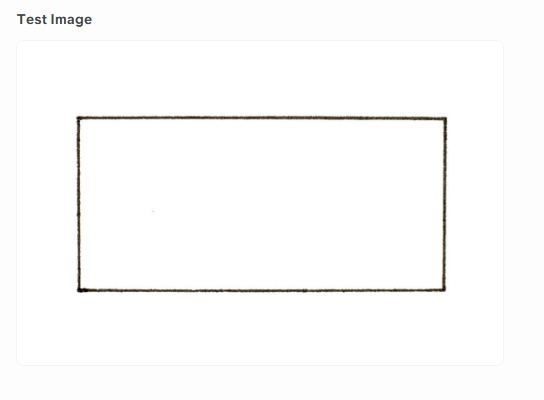
#> input picture stedi/sample_test.jpeg, 544 x 400 px
$ python test_rectangles.py
#> lines starting #> are read from the running program, lines starting #| are printed output that depends on the picture; after the words box and inside, x2 and y2 are one past the last pixel; in counts of white or black regions, pixels touching at a corner belong together
import cv2
import numpy as np

# Load image
img = cv2.imread('sample_test.jpeg')
#> img is the input picture: shape (400, 544, 3); mean B, G, R 251, 251.3, 251.5
gray = cv2.cvtColor(img, cv2.COLOR_BGR2GRAY)

# Find contours
contours, _ = cv2.findContours(cv2.Canny(gray, 50, 150), cv2.RETR_EXTERNAL, cv2.CHAIN_APPROX_SIMPLE)
#> contours = 11 contours, 4 with area under 20; largest, box (x1, y1, x2, y2) and area: (76, 116, 447, 293) 64602, (75, 16, 83, 27) 64, (55, 16, 66, 24) 52, (67, 16, 74, 25) 41, (17, 13, 25, 24) 27, (26, 16, 41, 25) 22, (42, 15, 47, 25) 22

# Detect rectangles and mark centers and corners
for contour in contours:
    approx = cv2.approxPolyDP(contour, 0.02 * cv2.arcLength(contour, True), True)
    if len(approx) == 4:  # Rectangle has 4 vertices
        # Mark center
        M = cv2.moments(contour)
        if M["m00"] != 0:
            cx = int(M["m10"] / M["m00"])
            cy = int(M["m01"] / M["m00"])
            cv2.circle(img, (cx, cy), 5, (0, 0, 255), -1)

        # Mark corners
        for point in approx:
            cv2.circle(img, tuple(point[0]), 3, (0, 0, 255), -1)
#> this loop made 11 passes
#> (contour, approx, cx, cy) on passes 2 to 3: ([[87, 18], [87, 19], [86, 20], [88, 18]], [[88, 18], [87, 18], [87, 19], [86, 20]], 87, 18), ([[29, 18], [29, 19], [28, 20], [30, 18]], [[30, 18], [29, 18], [29, 19], [28, 20]], 29, 18)
#> (approx, cx, cy) on passes 1, 10: ([[76, 117], [78, 292], [445, 290], [446, 117]], 261, 203), ([[51, 14], [51, 23], [53, 23], [53, 14]], 52, 18)
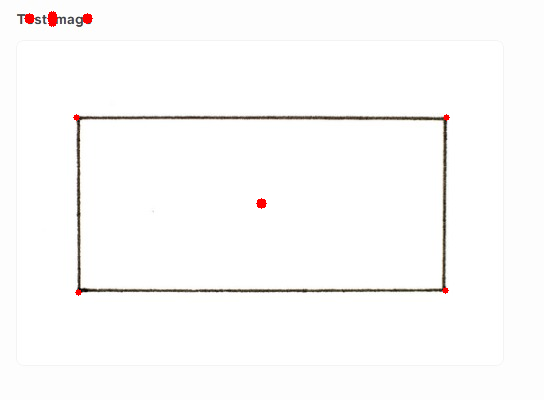
#> img: shape (400, 544, 3); 0.22% of pixels changed, all inside (x1, y1, x2, y2) = (24, 11, 450, 296)

cv2.imwrite('output.jpg', img)

$ run again, with stedi/task.jpeg copied over stedi/sample_test.jpeg
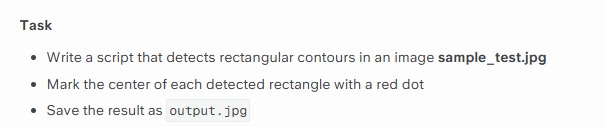
#> input picture stedi/task.jpeg, 606 x 127 px
#> img is the input picture: shape (127, 606, 3); mean B, G, R 245.5, 245.5, 245.4
#> contours = 180 contours, 136 with area under 20; largest, box (x1, y1, x2, y2) and area: (297, 54, 313, 63) 107, (232, 107, 247, 118) 77, (418, 54, 434, 66) 72, (411, 80, 424, 90) 64, (538, 54, 546, 65) 64
#> the loop `for contour in contours:` made 180 passes
#> (approx, cx, cy) on passes 5, 14, 36, 37, 53: ([[74, 112], [74, 113], [76, 113], [75, 113]], 74, 112), ([[31, 108], [31, 112], [35, 112], [35, 108]], 33, 110), ([[384, 86], [384, 87], [386, 87], [385, 87]], 384, 86), ([[325, 86], [325, 87], [327, 87], [326, 87]], 325, 86), ([[31, 82], [31, 86], [35, 86], [35, 82]], 33, 84)
#> after the loop `for contour in contours:`:
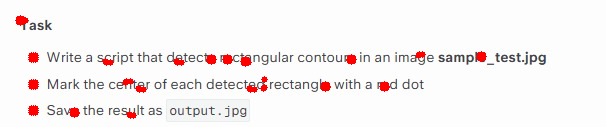
#> img: shape (127, 606, 3); 1.97% of pixels changed, all inside (x1, y1, x2, y2) = (15, 15, 487, 119)
